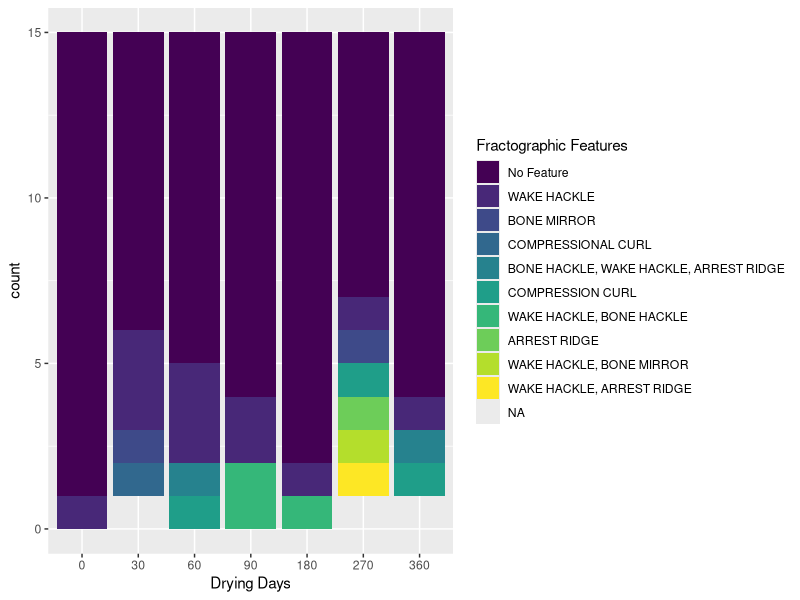

Reproduce this figure in R.
## ---- chunk 1
library(tidyverse)
library(readxl)
library(dplyr)
library(nnet)
library(rlist)
# loading packages
## ---- chunk 2
bone <- readxl::read_xlsx("BU Thesis Data.xlsx", sheet = 2)
drop<-c()
for (i in 1:nrow(bone))  {
  if (is.na(bone$`Bone Type`[i])){
    drop <- c(drop, i)
  }
}
bone<-bone[-drop,]
# read bone and drop the date without information

# ignore unobserved bone
bone <- select(bone, -`Bone Type`, -`Percentage of Feature Present`)
# select columns from Bone Type to Percentage of Feature Present
bone$`Bone Specimen` <- gsub("\\,.*","", bone$`Bone Specimen`)
bone$`Bone Specimen` <- gsub("[^0-9]","", bone$`Bone Specimen`)
bone<-mutate(bone,`Bone Specimen`=fct_relevel(`Bone Specimen`,'0','30','60','90','180','270'))
bone$`days`<-as.numeric(bone$`Bone Specimen`)
# creating variable drying day

bone$`Fractographic Features`[bone$`Fractographic Features`=="N/A"]<-"No Feature"
bone$`Fracture Angle`[bone$`Fracture Angle`=="N/A"]<-"non applicable"
bone$`Fracture Type`[bone$`Fracture Type`=="N/A"]<-"non applicable"
bone$`Fracture Surface`[bone$`Fracture Surface`=="N/A"]<-"non applicable"
bone$`Fracture Outline`[bone$`Fracture Outline`=="N/A"]<-"non applicable"
#Clean dependent variable

bone$`Bisecting Fracture`<-ordered(bone$`Bisecting Fracture`,levels = c("0", "1"))
bone$`Fracture-like`<-ordered(bone$`Fracture-like`,levels = c("0","1"))
bone$`Fracture Angle`<-ordered(bone$`Fracture Angle`,levels = c("non applicable","OBLIQUE","INTERMEDIATE", "RIGHT ANGLES"))
bone$`Fracture Type`<-ordered(bone$`Fracture Type`,levels = c("non applicable" ,"OBLIQUE","SEGMENTAL","BUTTERFLY","SPIRAL","TRANSVERSE","COMMINUTED/SEGMENTAL","COMMINUTED"))
bone$`Fracture Surface`<-ordered(bone$`Fracture Surface`,levels = c("non applicable","SMOOTH" , "INTERMEDIATE"))
bone$`Fracture Outline`<-ordered(bone$`Fracture Outline`,levels = c("non applicable","CURVED/JAGGED","INTERMEDIATE", "TRANSVERSE" ))

bone$`Fractographic Features`<-ordered(bone$`Fractographic Features`,levels = c("No Feature",    "WAKE HACKLE", "BONE MIRROR","COMPRESSIONAL CURL" ,"BONE HACKLE, WAKE HACKLE, ARREST RIDGE"
 , "COMPRESSION CURL", "WAKE HACKLE, BONE HACKLE","ARREST RIDGE","WAKE HACKLE, BONE MIRROR", "WAKE HACKLE, ARREST RIDGE" ))
# transfer variables to factor 
## ---- chunk 3
ggplot(data = bone) + geom_bar(mapping = aes(x = `Bone Specimen`, fill = `Fractographic Features`))+labs(x="Drying Days")
## ---- chunk 4

fit.Bisect_Fracture<-glm(bone$`Bisecting Fracture`~bone$days,family = binomial())
fit.Fracture_like<-glm(bone$`Fracture-like`~bone$days,family = binomial())
fit.Fracture_Angle<-multinom(bone$`Fracture Angle`~bone$days,trace = FALSE)
fit.Fracture_Type<-multinom(bone$`Fracture Type`~bone$days,trace = FALSE)
fit.Fracture_Surface<-multinom(bone$`Fracture Surface`~bone$days,trace = FALSE)
fit.Fracture_Outline<-multinom(bone$`Fracture Outline`~bone$days,trace = FALSE)
fit.Fractographic_Features<-multinom(bone$`Fractographic Features`~bone$days,trace = FALSE)
fit.Number_of_Fragments <- glm(bone$`Number of Fragments` ~ bone$days, family="poisson")
summary(fit.Bisect_Fracture)
summary(fit.Fracture_like)
summary(fit.Fracture_Angle)
summary(fit.Fracture_Type)
summary(fit.Fracture_Surface)
summary(fit.Fracture_Outline)
summary(fit.Fractographic_Features)
summary(fit.Number_of_Fragments)
